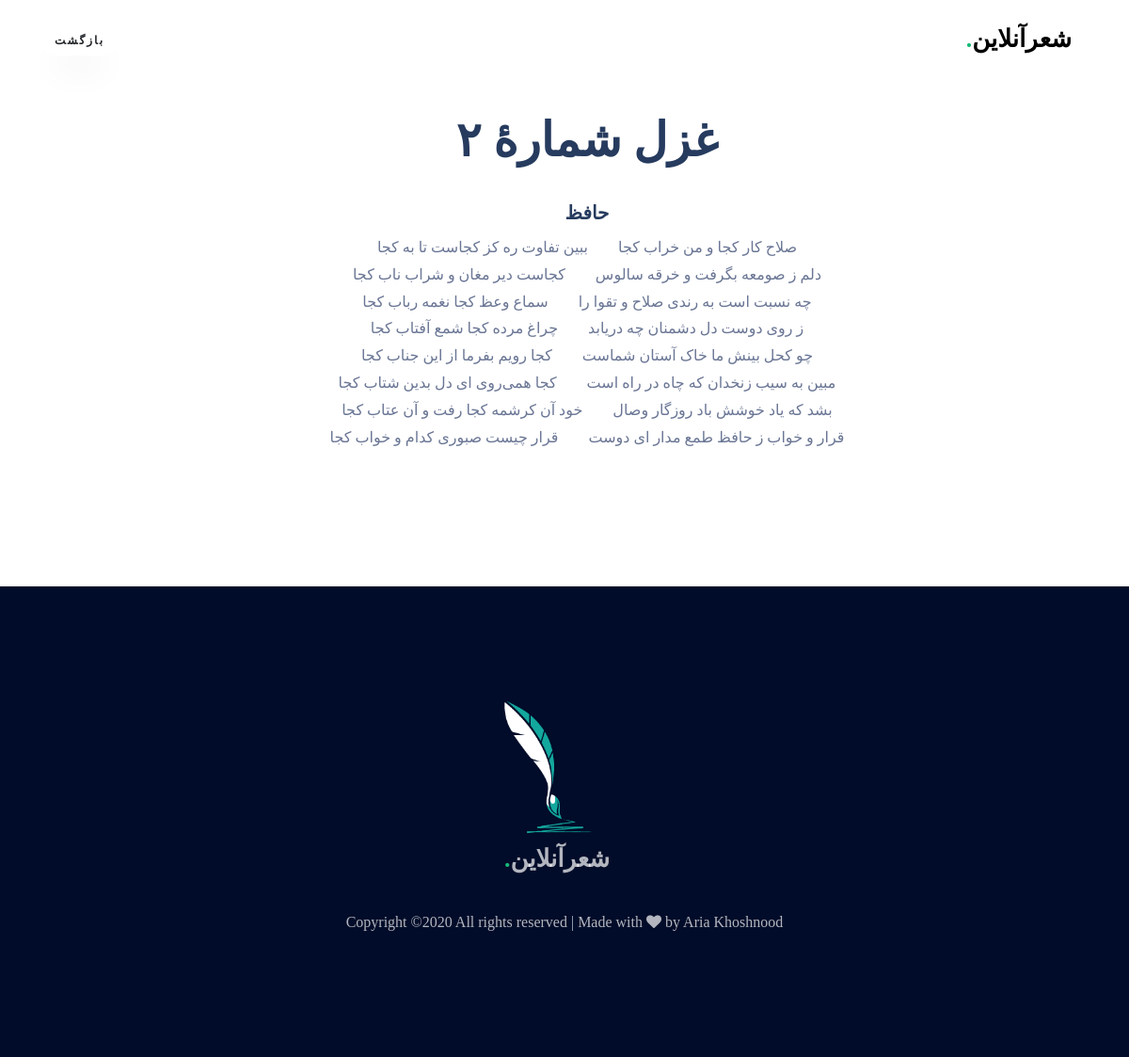
Screenshot of /poem.php?id=301 with the database file from the repository.
### tables this page shows
CREATE TABLE IF NOT EXISTS `poem` (
  `ID` int(11) NOT NULL,
  `Title` mediumtext NOT NULL,
  `Author` mediumtext NOT NULL,
  `Poem` mediumtext NOT NULL,
  PRIMARY KEY (`ID`)
);

### query.php (called while the page is built, shortened)
<?php
$poemsql = "SELECT * FROM poem";
?>

### poem.php (the view, shortened to what this page needs)
<?php
require_once('query.php');
?>
<!DOCTYPE html>
<html>
<head>
    <title><?php
        $id = $_GET['id'];
        $res = mysqli_query($conn, $poemsql);
        while($row = mysqli_fetch_assoc($res)){
             if($row["ID"] == $id){
                $title = $row["Title"];
                $author = $row["Author"];
                $poem = $row["Poem"];
            }
        }
        ?>
		<link rel="stylesheet" href="https://stackpath.bootstrapcdn.com/font-awesome/4.7.0/css/font-awesome.min.css">
    <link rel="stylesheet" href="css/animate.css">
    <link rel="stylesheet" href="css/owl.carousel.min.css">
    <link rel="stylesheet" href="css/owl.theme.default.min.css">
    <link rel="stylesheet" href="css/magnific-popup.css">
	<link rel="stylesheet" href="css/flaticon.css">
    <link rel="stylesheet" href="css/style.css">
  </head>
  <body data-spy="scroll" data-target=".site-navbar-target" data-offset="300">
    <nav class="navbar navbar-expand-lg navbar-dark ftco_navbar ftco-navbar-light site-navbar-target" id="ftco-navbar">
	    <div class="container">
	      <a class="navbar-brand" href="index.html" style="font-family: Vazir FD;">شعرآنلاین<span>.</span></a>
	      <a href="/poemOnline/index.php#page-1"><button class="btn" type="button">
	        بازگشت
          </button></a>
	    </div>
      </nav>
    <section class="ftco-about img ftco-section" id="about-section">
		<div class="container">
			<div class="row d-flex no-gutters">
				<div class="col-md-12 col-lg-12 pl-md-5">
					<div class="row justify-content-start text-center pb-3">
						<div class="col-md-12 heading-section ftco-animate">
							<h2 class="mb-4" style="font-family: Tanha FD;"><?php echo $title?></h2>
							<div class="text-about justify-content-start">
								<h4 style="font-family: Vazir FD"><?php echo $author?></h4>
                                <p><?php
                                    $sep = '\r\n';
                                    $line = strtok($poem,$sep);
                                    while ($line !== false){
                                        $line_sep = strpos($line,".");
                                        echo substr($line,0,$line_sep)."&nbsp;&nbsp;&nbsp;&nbsp;&nbsp;&nbsp;".substr($line,$line_sep+1)."<br>";
                                        $line = strtok( $sep );
                                    }
                                ?></p>
							</div>
						</div>
					</div>
				</div>
			</div>
		</div>
	</section>
	<footer class="ftco-footer ftco-section" style="background-color: #000C29;">
      <div class="container">
	  <div class="col-md">
			<div class="ftco-footer-widget mb-4 text-center">
				<a class="navbar-brand" href="index.php" style="font-family: Vazir FD;">
					<img widget="150px" height="150px" src="./images/logo-black.png" /><br>
					شعرآنلاین<span>.</span>
				</a>
			</div>
		  </div>
          <div class="col-md-12 text-center">
            <p>
  Copyright &copy;<script>document.write(new Date().getFullYear());</script> All rights reserved | Made with <i class="fa fa-heart" aria-hidden="true"></i> by Aria Khoshnood</a>
  </p>
          </div>
        </div>
    </footer>
  </body>
</html>

### poem.php (style rules this page uses)
body { font-family: "Samim FD","Vazir FD","Tanha FD"; }

### rows the page displays
poem: Title "غزل شمارهٔ ۲", Author "حافظ", Poem "صلاح کار کجا و من خراب کجا", substr($line,$line_sep+1) "ببین تفاوت ره کز کجاست تا به کجا"

### other values shown
substr($line,0,$line_sep) "دلم ز صومعه بگرفت و خرقه سالوس"
substr($line,$line_sep+1) "کجاست دیر مغان و شراب ناب کجا"
substr($line,0,$line_sep) "چه نسبت است به رندی صلاح و تقوا را"
substr($line,$line_sep+1) "سماع وعظ کجا نغمه رباب کجا"
substr($line,0,$line_sep) "ز روی دوست دل دشمنان چه دریابد"
substr($line,$line_sep+1) "چراغ مرده کجا شمع آفتاب کجا"
substr($line,0,$line_sep) "چو کحل بینش ما خاک آستان شماست"
substr($line,$line_sep+1) "کجا رویم بفرما از این جناب کجا"
substr($line,0,$line_sep) "مبین به سیب زنخدان که چاه در راه است"
substr($line,$line_sep+1) "کجا همی‌روی ای دل بدین شتاب کجا"
substr($line,0,$line_sep) "بشد که یاد خوشش باد روزگار وصال"
substr($line,$line_sep+1) "خود آن کرشمه کجا رفت و آن عتاب کجا"
substr($line,0,$line_sep) "قرار و خواب ز حافظ طمع مدار ای دوست"
substr($line,$line_sep+1) "قرار چیست صبوری کدام و خواب کجا"
